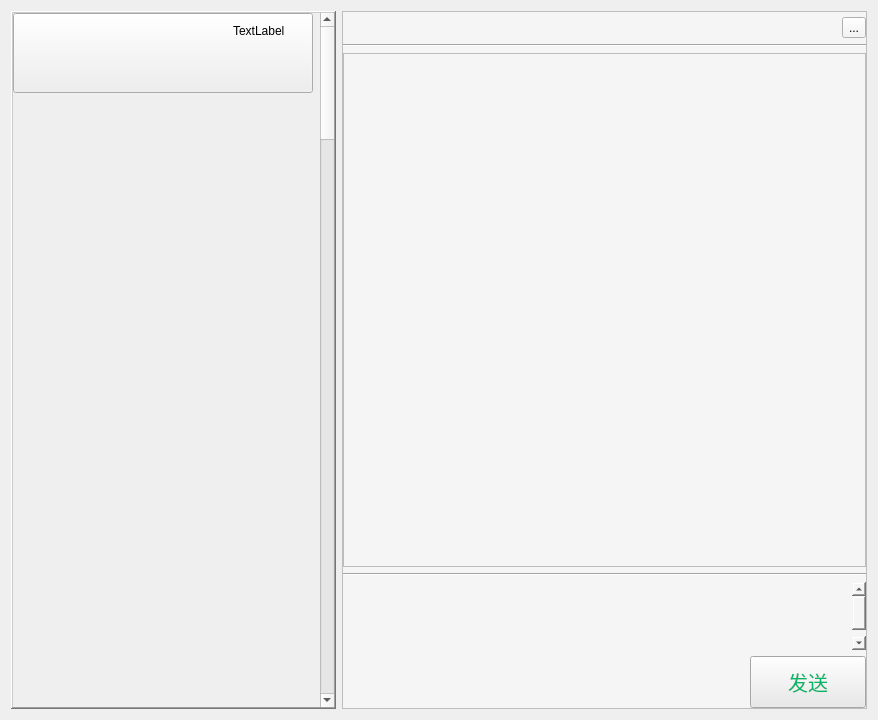
<?xml version="1.0" encoding="UTF-8"?>
<ui version="4.0">
    <class>Form</class>
    <widget class="QWidget" name="Form">
        <property name="geometry">
            <rect>
                <x>0</x>
                <y>0</y>
                <width>878</width>
                <height>720</height>
            </rect>
        </property>
        <property name="windowTitle">
            <string>Form</string>
        </property>
        <layout class="QHBoxLayout" name="horizontalLayout">
            <item>
                <widget class="QScrollArea" name="scrollArea_2">
                    <property name="enabled">
                        <bool>true</bool>
                    </property>
                    <property name="maximumSize">
                        <size>
                            <width>325</width>
                            <height>150000</height>
                        </size>
                    </property>
                    <property name="autoFillBackground">
                        <bool>false</bool>
                    </property>
                    <property name="frameShape">
                        <enum>QFrame::WinPanel</enum>
                    </property>
                    <property name="frameShadow">
                        <enum>QFrame::Raised</enum>
                    </property>
                    <property name="midLineWidth">
                        <number>0</number>
                    </property>
                    <property name="verticalScrollBarPolicy">
                        <enum>Qt::ScrollBarAlwaysOn</enum>
                    </property>
                    <property name="horizontalScrollBarPolicy">
                        <enum>Qt::ScrollBarAlwaysOff</enum>
                    </property>
                    <property name="sizeAdjustPolicy">
                        <enum>QAbstractScrollArea::AdjustToContentsOnFirstShow</enum>
                    </property>
                    <property name="widgetResizable">
                        <bool>false</bool>
                    </property>
                    <widget class="QWidget" name="scrollAreaWidgetContents_2">
                        <property name="geometry">
                            <rect>
                                <x>0</x>
                                <y>0</y>
                                <width>300</width>
                                <height>12000</height>
                            </rect>
                        </property>
                        <widget class="QPushButton" name="pushButton_3">
                            <property name="geometry">
                                <rect>
                                    <x>0</x>
                                    <y>0</y>
                                    <width>300</width>
                                    <height>80</height>
                                </rect>
                            </property>
                            <property name="layoutDirection">
                                <enum>Qt::LeftToRight</enum>
                            </property>
                            <property name="autoFillBackground">
                                <bool>false</bool>
                            </property>
                            <property name="text">
                                <string/>
                            </property>
                            <property name="iconSize">
                                <size>
                                    <width>80</width>
                                    <height>80</height>
                                </size>
                            </property>
                        </widget>
                        <widget class="QLabel" name="label_2">
                            <property name="geometry">
                                <rect>
                                    <x>220</x>
                                    <y>10</y>
                                    <width>72</width>
                                    <height>15</height>
                                </rect>
                            </property>
                            <property name="text">
                                <string>TextLabel</string>
                            </property>
                        </widget>
                    </widget>
                </widget>
            </item>
            <item>
                <widget class="QFrame" name="frame_2">
                    <property name="minimumSize">
                        <size>
                            <width>500</width>
                            <height>500</height>
                        </size>
                    </property>
                    <property name="styleSheet">
                        <string notr="true">background-color: #F5F5F5;</string>
                    </property>
                    <property name="frameShape">
                        <enum>QFrame::StyledPanel</enum>
                    </property>
                    <property name="frameShadow">
                        <enum>QFrame::Raised</enum>
                    </property>
                    <layout class="QVBoxLayout" name="verticalLayout" stretch="2,2,60,2,2,1">
                        <property name="leftMargin">
                            <number>0</number>
                        </property>
                        <property name="topMargin">
                            <number>5</number>
                        </property>
                        <property name="rightMargin">
                            <number>0</number>
                        </property>
                        <property name="bottomMargin">
                            <number>0</number>
                        </property>
                        <item>
                            <layout class="QHBoxLayout" name="horizontalLayout_3">
                                <item>
                                    <widget class="QLabel" name="label_remark_2">
                                        <property name="font">
                                            <font>
                                                <pointsize>12</pointsize>
                                            </font>
                                        </property>
                                        <property name="text">
                                            <string/>
                                        </property>
                                    </widget>
                                </item>
                                <item>
                                    <spacer name="horizontalSpacer_3">
                                        <property name="orientation">
                                            <enum>Qt::Horizontal</enum>
                                        </property>
                                        <property name="sizeHint" stdset="0">
                                            <size>
                                                <width>40</width>
                                                <height>20</height>
                                            </size>
                                        </property>
                                    </spacer>
                                </item>
                                <item>
                                    <widget class="QToolButton" name="toolButton_2">
                                        <property name="text">
                                            <string>...</string>
                                        </property>
                                    </widget>
                                </item>
                            </layout>
                        </item>
                        <item>
                            <widget class="Line" name="line_5">
                                <property name="orientation">
                                    <enum>Qt::Horizontal</enum>
                                </property>
                            </widget>
                        </item>
                        <item>
                            <widget class="QTextBrowser" name="message_2">
                                <property name="contextMenuPolicy">
                                    <enum>Qt::ActionsContextMenu</enum>
                                </property>
                                <property name="styleSheet">
                                    <string notr="true">background-color: #F5F5F5;</string>
                                </property>
                            </widget>
                        </item>
                        <item>
                            <widget class="Line" name="line_6">
                                <property name="orientation">
                                    <enum>Qt::Horizontal</enum>
                                </property>
                            </widget>
                        </item>
                        <item>
                            <widget class="QTextEdit" name="textEdit_2">
                                <property name="font">
                                    <font>
                                        <pointsize>15</pointsize>
                                    </font>
                                </property>
                                <property name="autoFillBackground">
                                    <bool>false</bool>
                                </property>
                                <property name="styleSheet">
                                    <string notr="true">background-color: #F5F5F5;</string>
                                </property>
                                <property name="frameShape">
                                    <enum>QFrame::NoFrame</enum>
                                </property>
                                <property name="html">
                                    <string>&lt;!DOCTYPE HTML PUBLIC &quot;-//W3C//DTD HTML 4.0//EN&quot; &quot;http://www.w3.org/TR/REC-html40/strict.dtd&quot;&gt;
                                        &lt;html&gt;&lt;head&gt;&lt;meta name=&quot;qrichtext&quot; content=&quot;1&quot;
                                        /&gt;&lt;style type=&quot;text/css&quot;&gt;
                                        p, li { white-space: pre-wrap; }
                                        &lt;/style&gt;&lt;/head&gt;&lt;body style=&quot; font-family:'SimSun';
                                        font-size:15pt; font-weight:400; font-style:normal;&quot;&gt;
                                        &lt;p style=&quot;-qt-paragraph-type:empty; margin-top:0px; margin-bottom:0px;
                                        margin-left:0px; margin-right:0px; -qt-block-indent:0; text-indent:0px;&quot;&gt;&lt;br
                                        /&gt;&lt;/p&gt;&lt;/body&gt;&lt;/html&gt;
                                    </string>
                                </property>
                                <property name="overwriteMode">
                                    <bool>false</bool>
                                </property>
                                <property name="tabStopWidth">
                                    <number>80</number>
                                </property>
                                <property name="acceptRichText">
                                    <bool>true</bool>
                                </property>
                                <property name="cursorWidth">
                                    <number>1</number>
                                </property>
                                <property name="textInteractionFlags">
                                    <set>Qt::TextEditorInteraction</set>
                                </property>
                            </widget>
                        </item>
                        <item>
                            <layout class="QHBoxLayout" name="horizontalLayout_2" stretch="7,2">
                                <item>
                                    <spacer name="horizontalSpacer">
                                        <property name="orientation">
                                            <enum>Qt::Horizontal</enum>
                                        </property>
                                        <property name="sizeHint" stdset="0">
                                            <size>
                                                <width>40</width>
                                                <height>20</height>
                                            </size>
                                        </property>
                                    </spacer>
                                </item>
                                <item>
                                    <widget class="QPushButton" name="btn_sendMsg_2">
                                        <property name="font">
                                            <font>
                                                <family>黑体</family>
                                                <pointsize>15</pointsize>
                                                <weight>50</weight>
                                                <bold>false</bold>
                                            </font>
                                        </property>
                                        <property name="cursor">
                                            <cursorShape>ArrowCursor</cursorShape>
                                        </property>
                                        <property name="mouseTracking">
                                            <bool>false</bool>
                                        </property>
                                        <property name="autoFillBackground">
                                            <bool>false</bool>
                                        </property>
                                        <property name="styleSheet">
                                            <string notr="true">QPushButton {
                                                background-color:rgb(233,233,233);
                                                padding: 10px;
                                                color:rgb(5,180,104);}
                                                QPushButton:hover{
                                                background-color:rgb(198,198,198)}
                                            </string>
                                        </property>
                                        <property name="text">
                                            <string>发送</string>
                                        </property>
                                        <property name="iconSize">
                                            <size>
                                                <width>40</width>
                                                <height>40</height>
                                            </size>
                                        </property>
                                        <property name="checkable">
                                            <bool>false</bool>
                                        </property>
                                        <property name="autoDefault">
                                            <bool>true</bool>
                                        </property>
                                    </widget>
                                </item>
                            </layout>
                        </item>
                    </layout>
                </widget>
            </item>
        </layout>
    </widget>
    <resources/>
    <connections/>
</ui>
